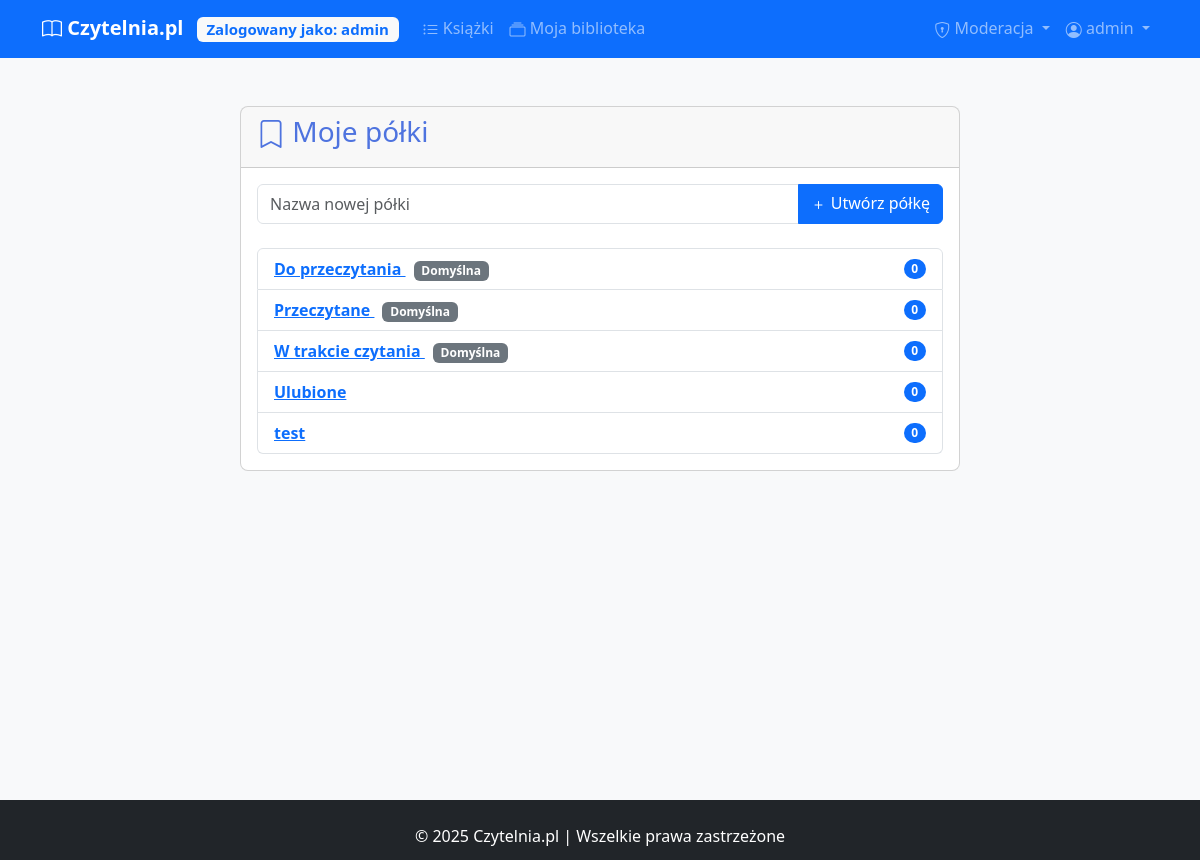
Page /my_shelves (signed in) on the committed database.
### models.py (models this page shows)
class User(UserMixin, db.Model):
    __tablename__ = 'users'
    id = db.Column(db.Integer, primary_key=True)
    username = db.Column(db.String(50), unique=True, nullable=False)
    password = db.Column(db.String(100), nullable=False)
    is_moderator = db.Column(db.Boolean, default=False)
    library_books = db.relationship('UserLibrary', back_populates='user')
    shelves = db.relationship('Shelf', back_populates='user', lazy='dynamic')
    reviews = db.relationship('Review', backref='review_user', lazy=True)

class Shelf(db.Model):
    __tablename__ = 'shelves'
    id = db.Column(db.Integer, primary_key=True)
    user_id = db.Column(db.Integer, db.ForeignKey('users.id'))
    name = db.Column(db.String(50), nullable=False)
    is_default = db.Column(db.Boolean, default=False)
    created_at = db.Column(db.DateTime, default=datetime.utcnow)
    user = db.relationship('User', back_populates='shelves')
    books = db.relationship('UserLibrary', back_populates='shelf')

### app.py (the view)
@app.route('/my_shelves')
@login_required
def my_shelves():
    shelves = Shelf.query.filter_by(user_id=current_user.id)\
        .order_by(Shelf.is_default.desc(), Shelf.name)\
        .all()
    if not shelves:
        create_default_shelves(current_user)
        shelves = Shelf.query.filter_by(user_id=current_user.id)\
            .order_by(Shelf.is_default.desc(), Shelf.name)\
            .all()
    shelf_counts = {}
    for shelf in shelves:
        count = UserLibrary.query.filter_by(
            user_id=current_user.id,
            shelf_id=shelf.id
        ).count()
        shelf_counts[shelf.id] = count
    return render_template('shelves.html', shelves=shelves, shelf_counts=shelf_counts)

### app.py (called while the page is built)
@login_manager.user_loader
def load_user(user_id):
    return User.query.get(int(user_id))

### templates/shelves.html (shortened to what this page needs)
{% extends "base.html" %}
{% block content %}
<div class="container mt-4">
    <div class="row">
        <div class="col-md-8 mx-auto">
            <div class="card">
                <div class="card-header">
                    <h3><i class="bi bi-bookmark"></i> Moje półki</h3>
                </div>
                <div class="card-body">
                    <form method="POST" action="{{ url_for('create_shelf') }}" class="mb-4">
                        <div class="input-group">
                            <input type="text" name="shelf_name" class="form-control" placeholder="Nazwa nowej półki" required>
                            <button type="submit" class="btn btn-primary">
                                <i class="bi bi-plus"></i> Utwórz półkę
                            </button>
                        </div>
                    </form>
                    <div class="list-group">
                        {% for shelf in shelves %}
                        <div class="list-group-item d-flex justify-content-between align-items-center">
                            <div>
                                <a href="{{ url_for('shelf_books', shelf_id=shelf.id) }}" class="fw-bold">
                                    {{ shelf.name }}
                                </a>
                                {% if shelf.is_default %}
                                <span class="badge bg-secondary ms-2">Domyślna</span>
                                {% endif %}
                            </div>
                            <span class="badge bg-primary rounded-pill">{{ shelf_counts[shelf.id] }}</span>
                        </div>
                        {% endfor %}
                    </div>
                </div>
            </div>
        </div>
    </div>
</div>
{% endblock %}

### templates/base.html (shortened to what this page needs)
<!DOCTYPE html>
<html lang="pl">
<head>
    <link href="{{ url_for('static', filename='css/style.css') }}" rel="stylesheet">
    <link href="https://cdn.jsdelivr.net/npm/bootstrap@5.3.0/dist/css/bootstrap.min.css" rel="stylesheet">
    <link rel="stylesheet" href="https://cdn.jsdelivr.net/npm/bootstrap-icons@1.10.0/font/bootstrap-icons.css">
    <link rel="stylesheet" href="{{ url_for('static', filename='css/style.css') }}">
</head>
<body class="d-flex flex-column min-vh-100 bg-light">
    <nav class="navbar navbar-expand-lg navbar-dark bg-primary mb-4">
        <div class="container">
            <a class="navbar-brand" href="{{ url_for('home') }}">
                <i class="bi bi-book"></i> Czytelnia.pl
                {% if current_user.is_authenticated %}
                <span class="badge bg-light text-primary ms-2">Zalogowany jako: {{ current_user.username }}</span>
                {% endif %}
            </a>
            <div class="collapse navbar-collapse" id="navbarNav">
                <ul class="navbar-nav me-auto">
                    <li class="nav-item">
                        <a class="nav-link" href="{{ url_for('book_list') }}">
                            <i class="bi bi-list-ul"></i> Książki
                        </a>
                    </li>
                    {% if current_user.is_authenticated %}
                    <li class="nav-item">
                        <a class="nav-link" href="{{ url_for('my_library') }}">
                            <i class="bi bi-collection"></i> Moja biblioteka
                        </a>
                    </li>
                    {% endif %}
                </ul>
                <ul class="navbar-nav">
                    {% if current_user.is_authenticated %}
                    {% if current_user.is_moderator %}
                    <li class="nav-item dropdown">
                        <a class="nav-link dropdown-toggle" href="#" id="moderatorDropdown" role="button" data-bs-toggle="dropdown">
                            <i class="bi bi-shield-lock"></i> Moderacja
                        </a>
                    </li>
                    {% endif %}
                    <li class="nav-item dropdown">
                      <a class="nav-link dropdown-toggle" href="#" id="navbarDropdown" role="button" data-bs-toggle="dropdown">
                          <i class="bi bi-person-circle"></i> {{ current_user.username }}
                      </a>
                  </li>
                  {% endif %}
              </ul>
            </div>
        </div>
    </nav>
    <main class="container mb-5">
        {% block content %}{% endblock %}
    </main>
    <footer class="bg-dark text-white py-4 mt-auto">
        <div class="container text-center">
            <p class="mb-0">&copy; 2025 Czytelnia.pl | Wszelkie prawa zastrzeżone</p>
        </div>
    </footer>
</body>
</html>

### static/css/style.css (style rules this page uses)
:root { --primary-color: #4e73df; --secondary-color: #858796; --success-color: #1cc88a; --info-color: #36b9cc; --warning-color: #f6c23e; --danger-color: #e74a3b; }
html { position: relative; min-height: 100%; }
body { margin-bottom: 60px; }
footer { position: absolute; bottom: 0; width: 100%; height: 60px; }
.navbar-brand { font-weight: 700; }
.card { transition: transform 0.3s ease, box-shadow 0.3s ease; border-radius: 0.5rem; overflow: hidden; }
.btn { border-radius: 0.375rem; padding: 0.375rem 0.75rem; }
h1, h2, h3, h4, h5, h6 { color: var(--primary-color); }
.bi { vertical-align: middle; }

### rows in the picture
User: username "admin"
Shelf: name "Do przeczytania", is_default "Domyślna", shelf_counts "0"
Shelf: name "Przeczytane", is_default "Domyślna", shelf_counts "0"
Shelf: name "W trakcie czytania", is_default "Domyślna", shelf_counts "0"
Shelf: name "Ulubione", is_default "0"
Shelf: name "test", is_default "0"
